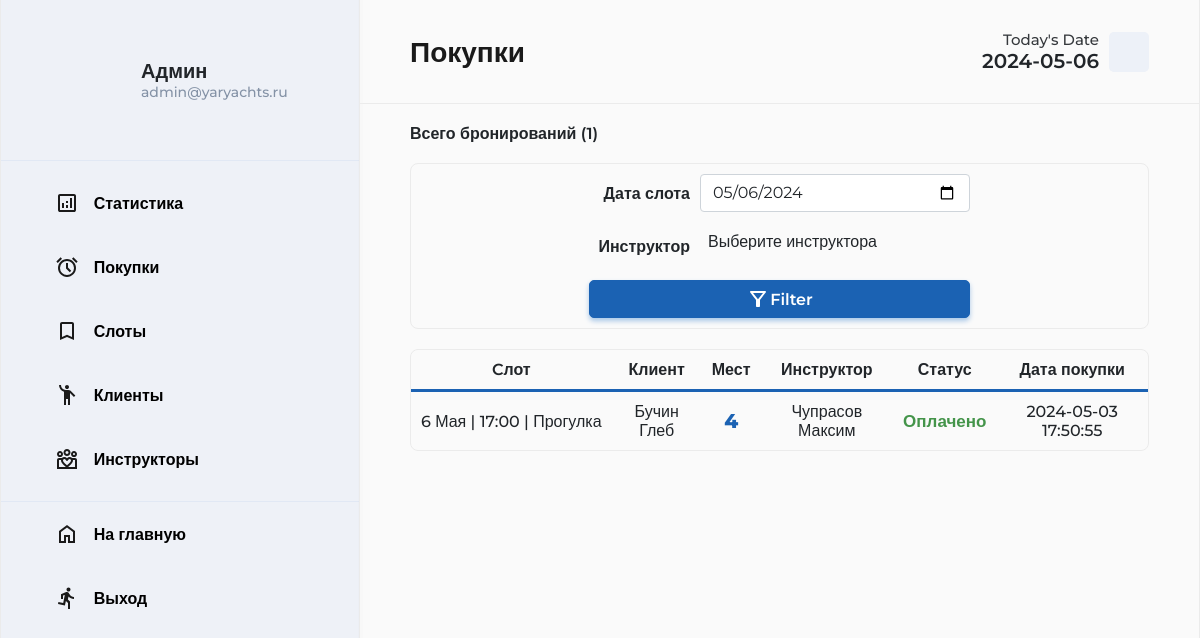
The app's page /admin/bookings.php (signed in) with its own data.
### tables this page shows
CREATE TABLE `bookings` (
  `booking_id` int(11) NOT NULL,
  `client_id` int(11) DEFAULT NULL,
  `slot_id` int(11) NOT NULL,
  `instructor_id` int(11) DEFAULT NULL,
  `booked_capacity` smallint(6) NOT NULL,
  `timestamp` timestamp NOT NULL DEFAULT CURRENT_TIMESTAMP,
  `status` tinyint(4) NOT NULL DEFAULT '0'
);

CREATE TABLE `timeslots` (
  `slot_id` int(11) NOT NULL,
  `service_id` int(11) NOT NULL,
  `date` date NOT NULL,
  `time_start` time NOT NULL,
  `time_finish` time NOT NULL,
  `total_capacity` smallint(6) NOT NULL,
  `remaining_capacity` smallint(6) NOT NULL
);

CREATE TABLE `services` (
  `service_id` int(11) NOT NULL,
  `name` varchar(255) NOT NULL,
  `description` text,
  `duration` decimal(5,2) NOT NULL,
  `price` decimal(10,0) NOT NULL
);

### app/database/db.php (called while the page is built, shortened)
<?php
require 'connection.php';
function dbCheckError($query){
    $errInfo = $query->errorInfo();
    return true;
}
function countRows($table, $params = []) {
    global $pdo;
    $sql = "SELECT COUNT(*) as total_rows FROM $table";
    $query = $pdo->prepare($sql);
    $query->execute();
    $result = $query->fetch(PDO::FETCH_ASSOC);
    return $result['total_rows'];
}
function formatData($dateString){
    $dateObj = DateTime::createFromFormat('Y-m-d', $dateString);
    $months = [
        1 => 'Января',
        2 => 'Февраля',
        3 => 'Марта',
        4 => 'Апреля',
        5 => 'Мая',
        6 => 'Июня',
        7 => 'Июля',
        8 => 'Августа',
        9 => 'Сентября',
        10 => 'Октября',
        11 => 'Ноября',
        12 => 'Декабря'
    ];
    $day = ltrim($dateObj->format('d'), '0');
    $monthNum = (int)$dateObj->format('m');
    $month = $months[$monthNum];
    return $day . ' ' . $month;
}
function formatTime($timeString){
    $timeObj = DateTime::createFromFormat('H:i:s', $timeString);
    return $timeObj->format('H:i');
}

### admin/bookings.php (the view, shortened to what this page needs)
<?php
    include "./../app/database/db.php";
?>
<!DOCTYPE html>
<html lang="en">
<head>
    <link href="https://cdn.jsdelivr.net/npm/bootstrap@5.0.2/dist/css/bootstrap.min.css" rel="stylesheet">
    <link rel="stylesheet" href="https://cdn.jsdelivr.net/npm/bootstrap-icons@1.11.3/font/bootstrap-icons.min.css">
    <link rel="stylesheet" href="https://cdn.jsdelivr.net/npm/select2@4.1.0-rc.0/dist/css/select2.min.css" />
    <link rel="stylesheet" href="https://cdn.jsdelivr.net/npm/select2-bootstrap-5-theme@1.3.0/dist/select2-bootstrap-5-theme.min.css" />
    <link rel="stylesheet" href="../assets/css/dashboard.css">
    <link rel="stylesheet" href="../assets/css/dashmedia.css">
</head>
<body>
    <div class="dashboard">
        <?php include("../app/include/admin_sidebar.php"); ?>
        <div class="body">
            <header class="header">
                <h1 class="header__title">Покупки</h1>
                <div class="header__calendar">
                    <div class="calendar__text">
                        <p class="calendar__title">Today's Date</p>
                        <p class="calendar__date">
                            <?php
                                $date = date('Y-m-d');
                                echo $date;
                            ?>
                        </p>
                    </div>
                    <div class="calendar__img">
                        <lord-icon src="https://cdn.lordicon.com/abfverha.json" trigger="hover" colors="primary:#1a1a1a" style="width:40px;height:40px"></lord-icon>
                    </div>
                </div>
            </header>
            <main class="main">
                <div class="main__container">
                    <div class="row__counter">Всего бронирований&nbsp;(<?=$totalBookings = countRows("bookings")?>)</div>
                    <form method="post" class="filter__form" action="">
                        <div class="filter__row">
                            <div class="filter__col">
                                <label for="exampleInputDate" class="filter__label">Дата&nbsp;слота</label>
                                <input name="date" type="date" class="form-control filter__control" id="exampleInputDate" value="<?=$date?>">
                            </div>
                            <div class="filter__col">
                                <label for="filterInstructors" class="filter__label">Инструктор</label>
                            </div>
                            <div class="filter__col">
                                <button type="submit" class="primary__btn filter__btn" name="filter__btn"><div>Filter</div></button>
                            </div>
                        </div>
                    </form>
                    <div class="table__container">
                        <table class="main__table">
                            <thead>
                                <tr>
                                    <th>Cлот</th>
                                    <th>Клиент</th>
                                    <th>Мест</th>
                                    <th>Инструктор</th>
                                    <th>Статус</th>
                                    <th>Дата&nbsp;покупки</th>
                                </tr>
                            </thead>
                            <tbody>
                                <?php
                                    if($_SERVER['REQUEST_METHOD'] === 'POST' && isset($_POST['filter__btn'])){
                                        $sqlpt1 = "";
                                        if(!empty($_POST["date"])) {
                                            $filterDate = $_POST["date"];
                                            $sqlpt1 = "timeslots.date = '$filterDate'";
                                        }
                                        $sqlpt2 = "";
                                        if(!empty($_POST["instructor"])) {
                                            $instructor_id = $_POST["instructor"];
                                            $sqlpt2 = "instructors.instructor_id = '$instructor_id'";
                                        }
                                        $sql = "SELECT timeslots.date, timeslots.time_start, services.name, CONCAT(clients.client_surname ,' ', clients.client_name) AS client, bookings.booked_capacity, CONCAT(instructors.instructor_surname, ' ', instructors.instructor_name) AS instructor, bookings.timestamp, bookings.status
                                        FROM bookings
                                        INNER JOIN timeslots ON bookings.slot_id = timeslots.slot_id
                                        INNER JOIN services ON timeslots.service_id = services.service_id
                                        INNER JOIN clients ON bookings.client_id = clients.client_id
                                        LEFT JOIN instructors ON bookings.instructor_id = instructors.instructor_id";
                                        $sqllist = array($sqlpt1, $sqlpt2);
                                        $sqlkeywords = array(" WHERE "," AND ");
                                        $key2 = 0;
                                        foreach($sqllist as $key) {
                                            if(!empty($key)) {
                                                $sql .= $sqlkeywords[$key2] . $key;
                                                $key2++;
                                            }
                                        };
                                        $sql .= " ORDER BY bookings.status DESC, bookings.timestamp DESC";
                                    }else{
                                        $sql = "SELECT timeslots.date, timeslots.time_start, services.name, CONCAT(clients.client_surname ,' ', clients.client_name) AS client, bookings.booked_capacity, CONCAT(instructors.instructor_surname, ' ', instructors.instructor_name) AS instructor, bookings.timestamp, bookings.status
                                        FROM bookings
                                        INNER JOIN timeslots ON bookings.slot_id = timeslots.slot_id
                                        INNER JOIN services ON timeslots.service_id = services.service_id
                                        INNER JOIN clients ON bookings.client_id = clients.client_id
                                        LEFT JOIN instructors ON bookings.instructor_id = instructors.instructor_id
                                        ORDER BY bookings.status DESC, bookings.timestamp DESC";
                                    }
                                    $query = $pdo->prepare($sql);
                                    $query->execute();
                                    $rowCount =  $query->rowCount();
                                    if($rowCount > 0){
                                        while ($row =  $query->fetch()) {
                                            $date = formatData($row['date']);
                                            $time_start = formatTime($row['time_start']);
                                            $slot = $date . ' | ' . $time_start . ' | ' . $row['name'];
                                            if($row['status'] == 1){
                                                $status = 'Оплачено';
                                            }else {
                                                $status = 'Не оплачено';
                                            }
                                            echo "<tr>" .
                                            "<td style='white-space: nowrap;'>" . $slot . "</td>" .
                                            "<td>" . $row['client'] . "</td>" .
                                            "<td style='font-size: 20px; font-weight: 800; color: var(--accent-blue);'>" . $row['booked_capacity'] . "</td>" .
                                            "<td>" . $row['instructor'] . "</td>" .
                                            "<td class = 'colors' style = 'font-size: 17px; font-weight: 600; white-space: nowrap;'>" . $status . "</td>" .
                                            "<td>" . $row['timestamp'] . "</td>" .
                                            "</tr>";
                                        }
                                    }
                                ?>
                            </tbody>
                        </table>
                    </div>
                </div>
            </main>
        </div>
    </div>
</body>
</html>

### assets/css/dashboard.css (style rules this page uses)
body { background: var(--bg-white); line-height: normal; }
.dashboard { min-height: 100vh; max-width: 1920px; margin: 0 auto; }
.body { height: 100vh; overflow-y: auto; margin-left: 360px ; border-right: 1.5px solid var(--primary-border); box-shadow: 0 0px 0px 2px rgba(240, 240, 240, 0.3); }
.primary__btn { background-color: var(--accent-blue); border: 1px solid var(--accent-blue); box-shadow: 0 3px 5px 0 var(--light-blue); color: #fff; font-size: 16px; font-weight: 600; border-radius: 5px; transition: all .3s ease-in-out; }
.header { display: flex; justify-content: space-between; align-items: center; padding: 30px 50px; border-bottom: 1.5px solid var(--primary-border); gap: 20px; }
.header__title { color: var(--primary-black); font-weight: 900; font-size: 28px; }
.header__calendar { display: flex; align-items: center; gap: 10px; }
.calendar__text { text-align: end; min-width: 110px; white-space: nowrap; }
.calendar__title { font-size: 15px; font-weight: 500; opacity: .9; }
.calendar__date { font-size: 20px; font-weight: 600; }
.calendar__img { width: 40px; height: 40px; background: rgba(105, 145, 214, .09); border-radius: 5px; }
.main__container { width: calc(100% - 100px); margin: auto; padding: 20px 0 40px 0; }
.row__counter { font-weight: 600; font-size: 16px; margin-bottom: 20px; }
.filter__form { border: 1px solid var(--primary-border); border-radius: 8px; width: 100%; margin-bottom: 20px; display: flex; justify-content: center; }
.filter__row { margin: 0 20px; padding: 10px 0; display: flex; column-gap: 30px; row-gap: 20px; flex-wrap: wrap; justify-content: center; }
.filter__col { display: flex; align-items: center; gap: 10px; flex-wrap: wrap; }
.filter__label { font-weight: 600; width: 101px; text-align: end; }
.filter__control { width: 270px; }
.filter__btn { padding: 6px 16px; }
.filter__btn div { display: flex; align-items: center; flex-wrap: nowrap; justify-content: center; }
.table__container { max-height: 600px; width: 100%; overflow: auto; margin: auto; }
.main__table { border-spacing: 0; width: 100%; margin: auto; border: 1px solid var(--primary-border); border-radius: 8px; caption-side: top !important; border-collapse: separate !important; }
tr { transition: all .5s; }
th, td { text-align: center; padding: 10px; }
th { border-bottom: 3px solid var(--accent-blue); font-weight: 600; }
td { font-weight: 500; }

### assets/css/dashmedia.css (style rules this page uses)
@media (max-width:1350px) { .header { flex-wrap: wrap; } }
@media (max-width:1350px) { .header__title, .header__search, .header__calendar { flex: 1 0 auto; } }
@media (max-width:1350px) { .header__calendar { justify-content: end; } }
@media (max-width:1350px) { .filter__btn { width: 381px; } }

### assets/css/default.css (style rules this page uses)
:root { --primary-blue: #4e88b8; --light-blue:#a8c7e7; --primary-black:#1a1a1a; --primary-grey: #3a3a3a; --accent-blue: #1b62b3; --bg-white:#fafafa; --primary-border:#ebebeb; --error-red: #E32636; }
* { margin: 0; padding: 0; box-sizing: border-box; }
button { border:none; outline: none; cursor: pointer; background: transparent; }
p { margin-bottom: 0 !important; }
h1 { line-height: normal !important; margin: 0 !important; }
body { font-family: "Montserrat", sans-serif; background-color: #ffffff; }

### records on screen
bookings: slot.name "6 Мая | 17:00 | Прогулка", client "Бучин Глеб", booked_capacity "4", instructor "Чупрасов Максим", status "Оплачено", timestamp "2024-05-03 17:50:55"

### other values on screen
$_SESSION["email"] "admin@yaryachts.ru"
$date "2024-05-06"
$totalBookings = countRows("bookings") "1"
